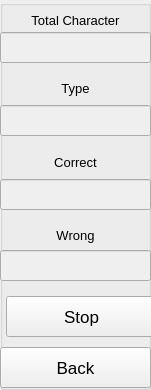
   <widget class="QGroupBox" name="groupBox_4">
    <property name="geometry">
     <rect>
      <x>1070</x>
      <y>10</y>
      <width>151</width>
      <height>390</height>
     </rect>
    </property>
    <property name="title">
     <string/>
    </property>
    <widget class="QLabel" name="label">
     <property name="geometry">
      <rect>
       <x>0</x>
       <y>0</y>
       <width>151</width>
       <height>41</height>
      </rect>
     </property>
     <property name="font">
      <font>
       <pointsize>10</pointsize>
       <stylestrategy>PreferDefault</stylestrategy>
      </font>
     </property>
     <property name="text">
      <string>&lt;html&gt;&lt;head/&gt;&lt;body&gt;&lt;p align=&quot;center&quot;&gt;Total Character&lt;/p&gt;&lt;/body&gt;&lt;/html&gt;</string>
     </property>
    </widget>
    <widget class="QLabel" name="label_2">
     <property name="geometry">
      <rect>
       <x>0</x>
       <y>73</y>
       <width>151</width>
       <height>31</height>
      </rect>
     </property>
     <property name="font">
      <font>
       <pointsize>10</pointsize>
       <stylestrategy>PreferDefault</stylestrategy>
      </font>
     </property>
     <property name="text">
      <string>&lt;html&gt;&lt;head/&gt;&lt;body&gt;&lt;p align=&quot;center&quot;&gt;Type&lt;/p&gt;&lt;/body&gt;&lt;/html&gt;</string>
     </property>
    </widget>
    <widget class="QLabel" name="label_3">
     <property name="geometry">
      <rect>
       <x>0</x>
       <y>147</y>
       <width>151</width>
       <height>31</height>
      </rect>
     </property>
     <property name="font">
      <font>
       <pointsize>10</pointsize>
       <stylestrategy>PreferDefault</stylestrategy>
      </font>
     </property>
     <property name="text">
      <string>&lt;html&gt;&lt;head/&gt;&lt;body&gt;&lt;p align=&quot;center&quot;&gt;Correct&lt;/p&gt;&lt;/body&gt;&lt;/html&gt;</string>
     </property>
    </widget>
    <widget class="QLabel" name="label_4">
     <property name="geometry">
      <rect>
       <x>0</x>
       <y>220</y>
       <width>151</width>
       <height>31</height>
      </rect>
     </property>
     <property name="font">
      <font>
       <pointsize>10</pointsize>
       <stylestrategy>PreferDefault</stylestrategy>
      </font>
     </property>
     <property name="text">
      <string>&lt;html&gt;&lt;head/&gt;&lt;body&gt;&lt;p align=&quot;center&quot;&gt;Wrong&lt;/p&gt;&lt;/body&gt;&lt;/html&gt;</string>
     </property>
    </widget>
    <widget class="QPushButton" name="btn_Back">
     <property name="geometry">
      <rect>
       <x>0</x>
       <y>347</y>
       <width>151</width>
       <height>41</height>
      </rect>
     </property>
     <property name="font">
      <font>
       <pointsize>13</pointsize>
      </font>
     </property>
     <property name="text">
      <string>Back</string>
     </property>
    </widget>
    <widget class="QLineEdit" name="txt_totalchar">
     <property name="enabled">
      <bool>false</bool>
     </property>
     <property name="geometry">
      <rect>
       <x>0</x>
       <y>32</y>
       <width>151</width>
       <height>31</height>
      </rect>
     </property>
     <property name="font">
      <font>
       <family>MS Shell Dlg 2</family>
       <pointsize>10</pointsize>
       <weight>9</weight>
       <italic>false</italic>
       <bold>false</bold>
      </font>
     </property>
     <property name="styleSheet">
      <string notr="true">font: 75 10pt &quot;MS Shell Dlg 2&quot;;</string>
     </property>
     <property name="alignment">
      <set>Qt::AlignCenter</set>
     </property>
    </widget>
    <widget class="QLineEdit" name="txt_type">
     <property name="enabled">
      <bool>false</bool>
     </property>
     <property name="geometry">
      <rect>
       <x>0</x>
       <y>105</y>
       <width>151</width>
       <height>31</height>
      </rect>
     </property>
     <property name="font">
      <font>
       <family>MS Shell Dlg 2</family>
       <pointsize>10</pointsize>
       <weight>9</weight>
       <italic>false</italic>
       <bold>false</bold>
      </font>
     </property>
     <property name="styleSheet">
      <string notr="true">font: 75 10pt &quot;MS Shell Dlg 2&quot;;</string>
     </property>
     <property name="alignment">
      <set>Qt::AlignCenter</set>
     </property>
    </widget>
    <widget class="QLineEdit" name="txt_correct">
     <property name="enabled">
      <bool>false</bool>
     </property>
     <property name="geometry">
      <rect>
       <x>0</x>
       <y>179</y>
       <width>151</width>
       <height>31</height>
      </rect>
     </property>
     <property name="font">
      <font>
       <family>MS Shell Dlg 2</family>
       <pointsize>10</pointsize>
       <weight>9</weight>
       <italic>false</italic>
       <bold>false</bold>
      </font>
     </property>
     <property name="styleSheet">
      <string notr="true">font: 75 10pt &quot;MS Shell Dlg 2&quot;;</string>
     </property>
     <property name="alignment">
      <set>Qt::AlignCenter</set>
     </property>
    </widget>
    <widget class="QLineEdit" name="txt_wrong">
     <property name="enabled">
      <bool>false</bool>
     </property>
     <property name="geometry">
      <rect>
       <x>0</x>
       <y>250</y>
       <width>151</width>
       <height>31</height>
      </rect>
     </property>
     <property name="font">
      <font>
       <family>MS Shell Dlg 2</family>
       <pointsize>10</pointsize>
       <weight>9</weight>
       <italic>false</italic>
       <bold>false</bold>
      </font>
     </property>
     <property name="styleSheet">
      <string notr="true">font: 75 10pt &quot;MS Shell Dlg 2&quot;;</string>
     </property>
     <property name="alignment">
      <set>Qt::AlignCenter</set>
     </property>
    </widget>
    <widget class="QPushButton" name="pushButton_2">
     <property name="geometry">
      <rect>
       <x>6</x>
       <y>296</y>
       <width>151</width>
       <height>41</height>
      </rect>
     </property>
     <property name="font">
      <font>
       <pointsize>13</pointsize>
      </font>
     </property>
     <property name="text">
      <string>Stop</string>
     </property>
    </widget>
   </widget>
